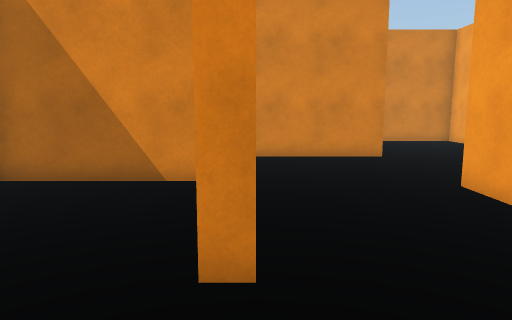
view 1 (above)

23 first-person views from a walk through a 3-D level made in the Unity game engine. The camera is 1.5 m above the floor, tilts 8° down and sees 70° across. The floor is counted in squares, 1 m on a side. Each view is taken from the middle of a square. On the plan, view 1 faces up. The plan holds only what a view shows up to about 16 squares ahead; the rest is blank. The place goes on beyond the plan. The player character is not drawn. Some animated figures are left out.

view 2
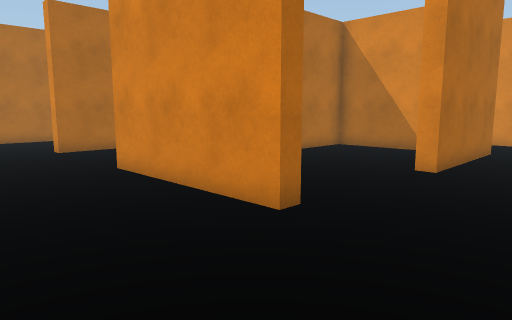

view 3
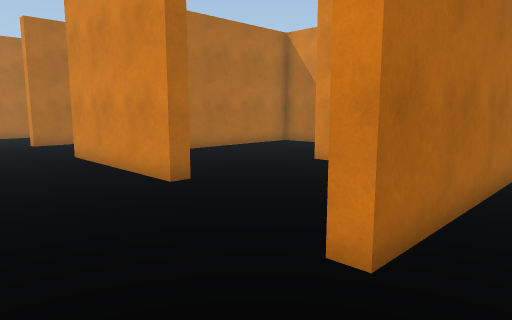

view 4
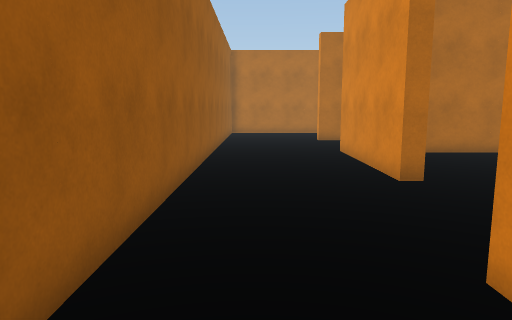

view 5
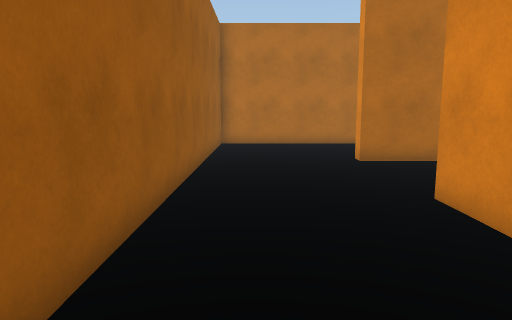

view 6
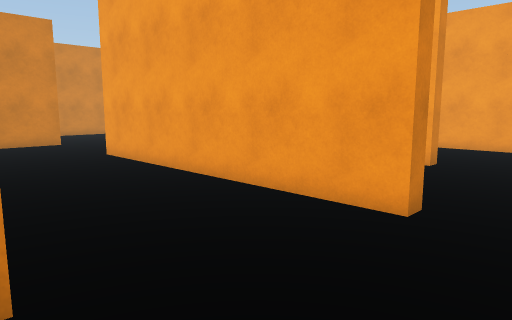

view 7
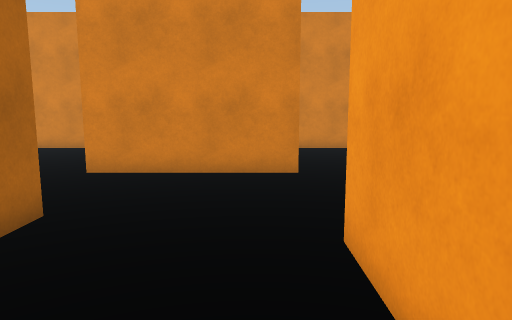

view 8
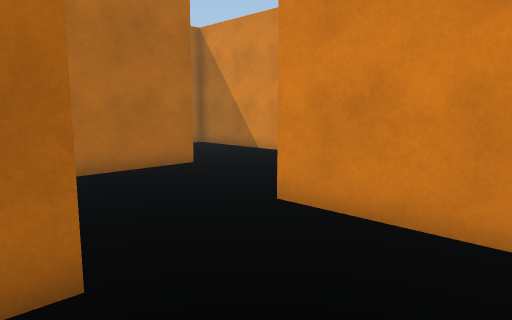

view 9
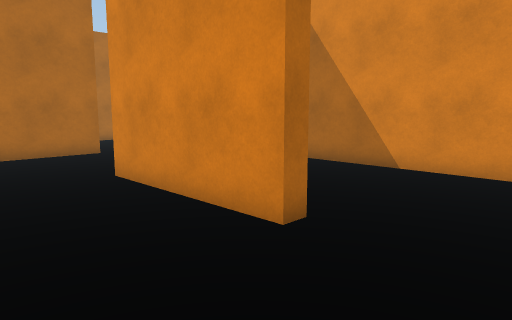

view 10
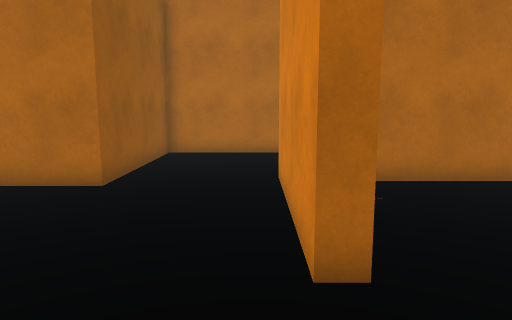

view 11
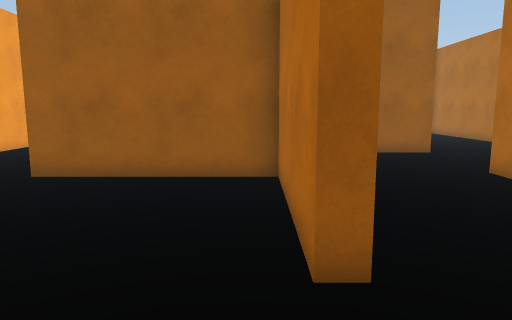

view 12
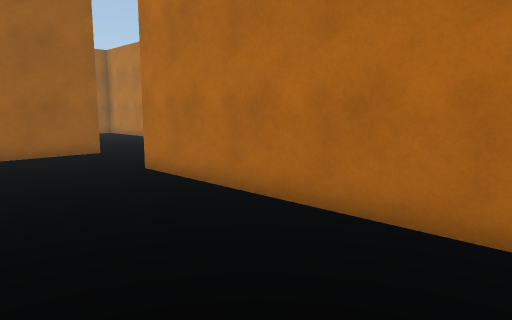

view 13
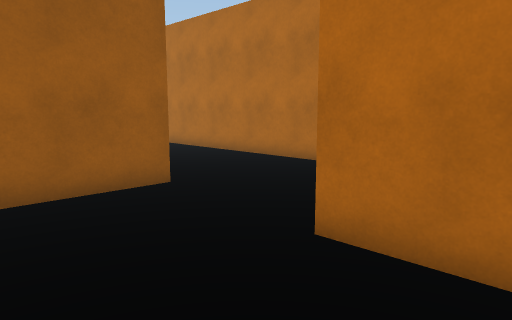

view 14
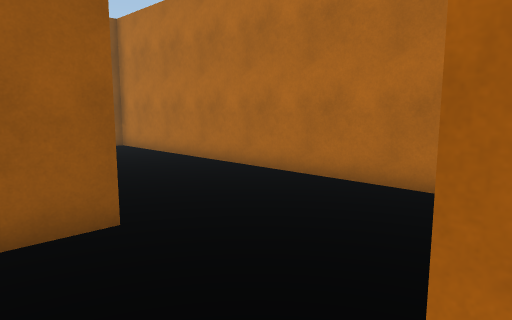

view 15
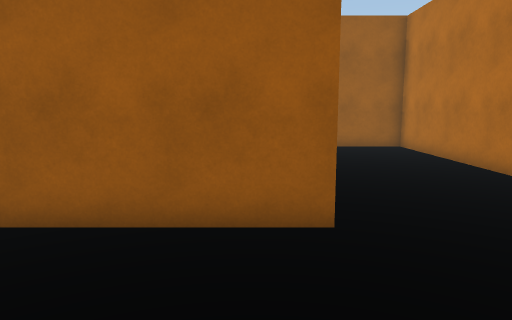

view 16
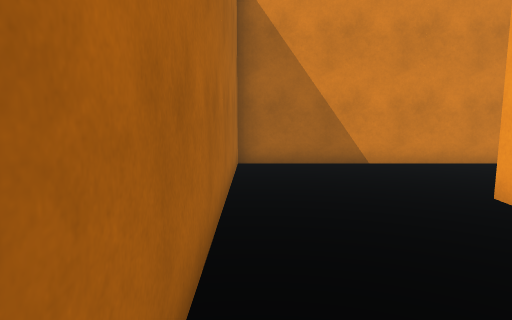

view 17
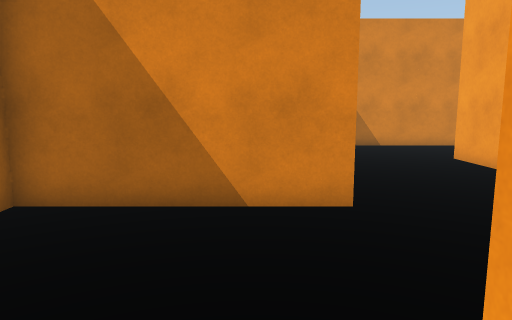

view 18
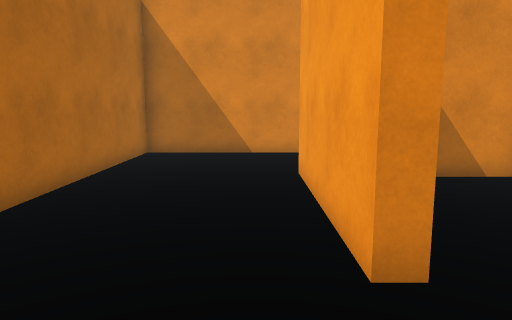

view 19
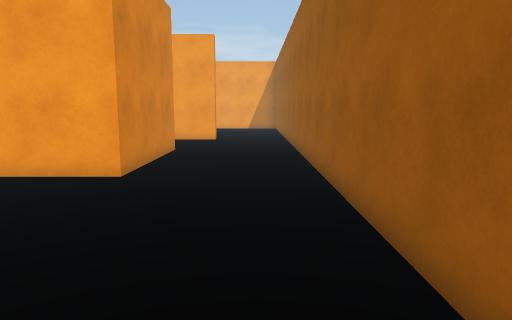

view 20
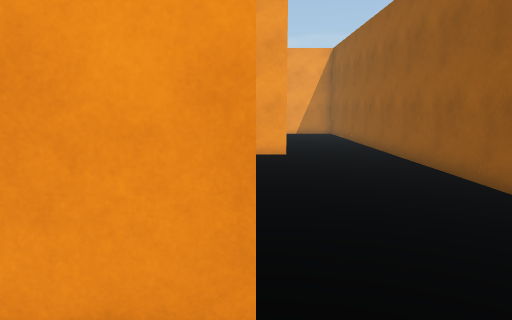

view 21
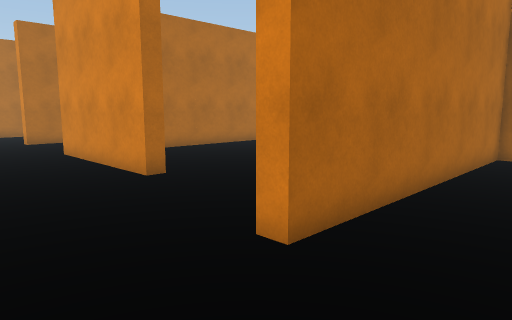

view 22
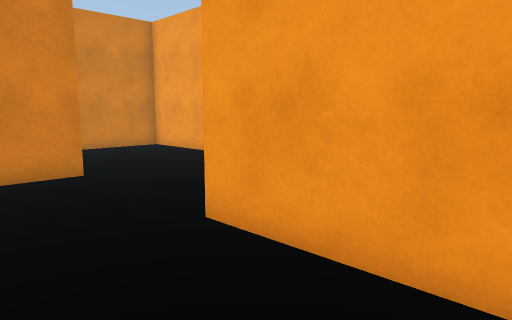

view 23
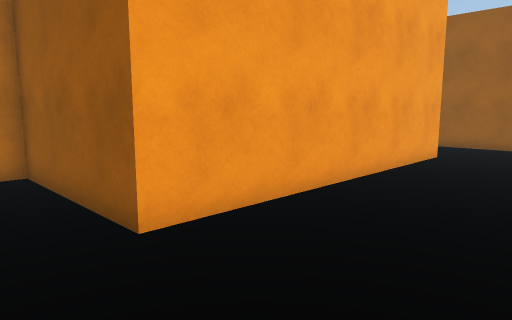

### Floor plan
Points are (right, up) in squares from view 1. A wall is a line through its corners. A room is listed if a view was taken in it or the views show most of it. See-through windows are left out.
Room 1 (views 1, 2, 3, 4, 5, 6, 7, 8, 9, 10, 11, 12, 13, 14, 15, 16, 17, 18, 19, 20, 21, 22, 23)
walls: (-6.2, 3) (-8, 3); (-1.1, 7.5) (-5.5, 7.5) (-5.5, 0.8); (-0.5, -1.4) (-0.5, -2) (-6, -2) (-6, 0.8); (-6, 11) (-6, 13) (-5.5, 13) (-5.5, 8) (0, 8) (0, 3) (-0.5, 3); (4.5, 6.6) (4.5, -3) (4, -3) (4, 7) (7.5, 7); (-10.5, 0.4) (-10.5, -2) (-11, -2) (-11, 3.5) (-6.8, 3.5); (4, 12.1) (4, 11.5) (-1, 11.5); (-0.5, 16.4) (-0.5, 13.5); (-3.2, 17) (-10.5, 17) (-10.5, 7.5) (-15.8, 7.5) (-15.8, -6.5) (7.5, -6.5); (7.5, 17) (0.2, 17)

Where each view was taken, in squares from view 1:
view 1: 0 up, 0 right, facing up
view 2: 6 down, 3 right, facing up-left
view 3: 6 down, 6 right, facing up-left
view 4: 5 down, 7 right, facing left
view 5: 5 down, 0 right, facing left
view 6: 5 down, 1 left, facing up-right
view 7: 3 up, 3 right, facing up
view 8: 7 up, 3 right, facing up-left
view 9: 8 up, 7 right, facing up-left
view 10: 11 up, 7 right, facing left
view 11: 16 up, 5 left, facing down
view 12: 16 up, 6 left, facing down-left
view 13: 10 up, 7 left, facing down-left
view 14: 8 up, 9 left, facing down-left
view 15: 8 up, 10 left, facing down
view 16: 7 up, 10 left, facing up
view 17: 2 up, 12 left, facing up
view 18: 5 down, 12 left, facing up
view 19: 5 down, 14 left, facing right
view 20: 2 down, 8 left, facing right
view 21: 6 down, 7 right, facing up-left
view 22: 3 up, 1 right, facing up-right
view 23: 9 up, 0 right, facing down-right
